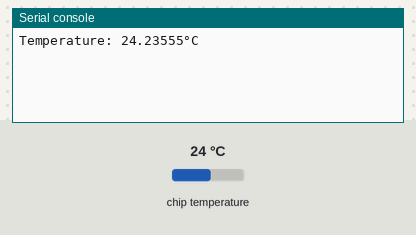
A program run on a simulated Raspberry Pi Pico running MicroPython. On the bench: the last lines printed to the serial console. The test bench sets the inputs (shaded band); at power-on: chip temperature 24 °C.

Above: at 1.2 s.
1.3 s: chip temperature set to 1 °C
At 2.6 s:
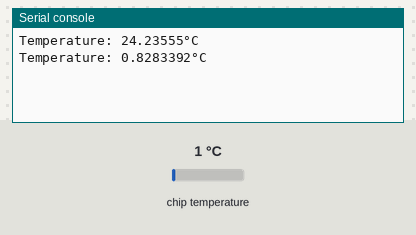
2.8 s: chip temperature set to 11 °C
At 3.5 s:
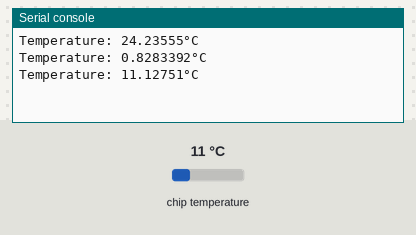
Timing chart, 0 to 5.8 s (numbered marks = the images above; inputs shaded):
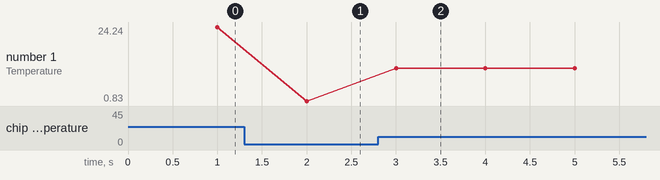

The program:

main.py
```python
from time import sleep

from cpu_temperature import CpuTemperature

cpu_temperature = CpuTemperature(4)

while True:
    sleep(1)
    print(f'Temperature: {cpu_temperature.getCurrentTemperature("c")}°C')
```

cpu_temperature.py
```python
import machine


class CpuTemperature:

    def __init__(self, adc_pin):
        self.adc = machine.ADC(adc_pin)

    def getCurrentTemperature(self, format):
        adc_voltage = self.adc.read_u16() * (3.3 / 65535)
        temperature_celcius = 27 - (adc_voltage - 0.706) / 0.001721
        if format == "f":
            temp_fahrenheit = 32 + (1.8 * temperature_celcius)
            return temp_fahrenheit
        else:
            return temperature_celcius
```

Measured:
- after the input at 1.3 s, the serial console: prints a new line after 0.70 s (image 1)
- after the input at 2.8 s, the serial console: prints a new line after 0.20 s (image 2)
- plotted number 1: 24.24 → 0.83 after the input at 1.3 s, 0.83 → 11.13 after the input at 2.8 s
